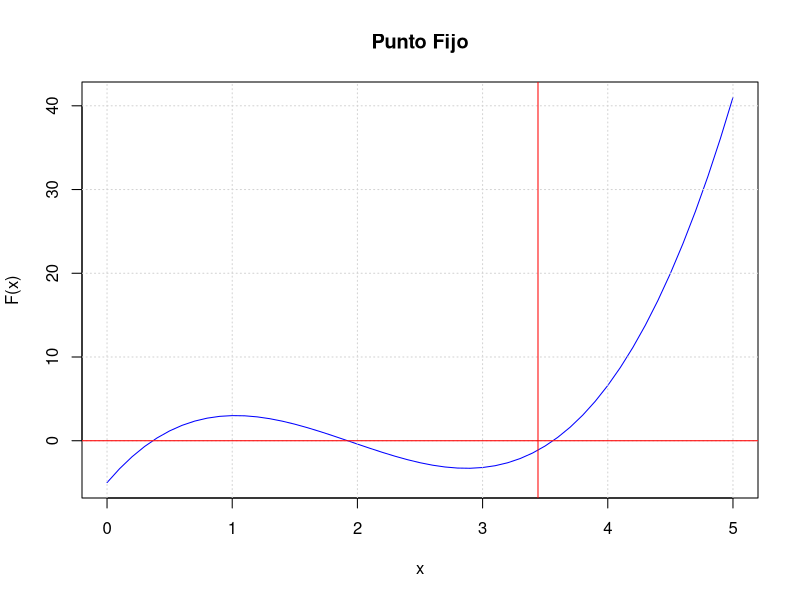

This figure's R source:
# METODO DE ITERACION DE PUNTO FIJO

## f(x) original
ecuacion<-function(X){y<-2*X^3-11.7*X^2+17.7*X-5
return(y)
}
## g(x) = x
g<-function(X){
  y<-(5-2*X^3+11.7*X^2)/17.7
  return(y)
}

## Grafica
Xg<-seq(0,5,0.1)
plot(Xg,ecuacion(Xg),type="l",col="blue",main="Punto Fijo"
     ,xlab = "x",ylab = "F(x)")
grid()

## Algoritmo
PF<-function(x0, g, iMax, es){
  iteracion<-0
  ea<-100
  xr<-x0
  
  while (ea>es&&iteracion<iMax) {
    xrOld<-xr
    xr<-g(xrOld)
    iteracion<-iteracion+1
    
    if (g(xr)!=0) {
      ea<-abs((xr-xrOld)/xr)*100 #%
    }
  }
  abline(v=xr,h=0,col="red")
  return(cat("Valor aproximado de la ecuacion fue: ", xr,
             " con un error porcentual relativo de: ", ea,
             "% y ",iteracion," iteraciones"))
}

PF(x0 = 3,g = g,iMax = 3,es = 0)
